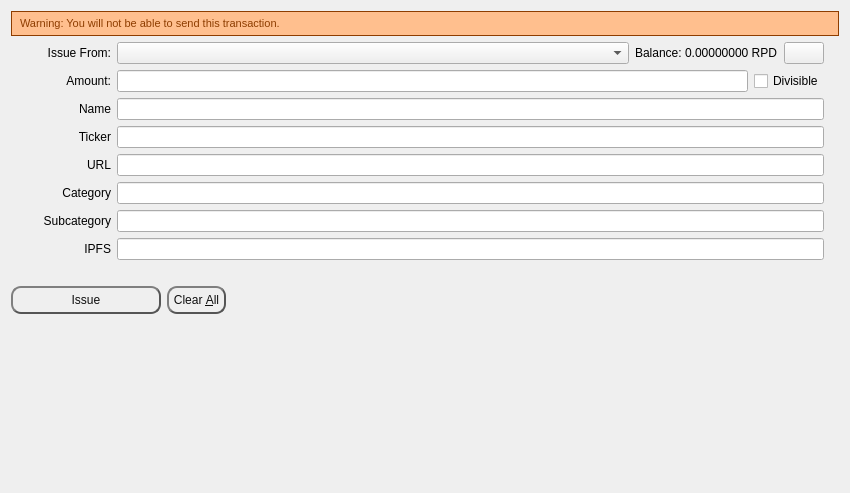
<?xml version="1.0" encoding="UTF-8"?>
<ui version="4.0">
 <class>CreateMPDialog</class>
 <widget class="QDialog" name="CreateMPDialog">
  <property name="geometry">
   <rect>
    <x>0</x>
    <y>0</y>
    <width>850</width>
    <height>493</height>
   </rect>
  </property>
  <property name="windowTitle">
   <string>Send Coins</string>
  </property>
  <property name="autoFillBackground">
   <bool>true</bool>
  </property>
  <layout class="QVBoxLayout" name="verticalLayout" stretch="0,0,0,0">
   <property name="bottomMargin">
    <number>8</number>
   </property>
   <item>
    <layout class="QVBoxLayout" name="verticalLayout_3">
     <item>
      <widget class="QLabel" name="feeWarningLabel">
       <property name="font">
        <font>
         <pointsize>8</pointsize>
        </font>
       </property>
       <property name="styleSheet">
        <string notr="true">QLabel { 
    border: 1px solid rgb(142,61,0);padding:5px 5px 5px 5px;background-repeat: no-repeat;background-position: 10px center;color: #133959;background-color: rgb(255,191,142); color:rgb(142,61,0);} </string>
       </property>
       <property name="text">
        <string>Warning: You will not be able to send this transaction.</string>
       </property>
       <property name="alignment">
        <set>Qt::AlignLeading|Qt::AlignLeft|Qt::AlignVCenter</set>
       </property>
      </widget>
     </item>
     <item>
      <layout class="QVBoxLayout" name="verticalLayout_2">
       <property name="leftMargin">
        <number>0</number>
       </property>
       <property name="topMargin">
        <number>0</number>
       </property>
       <property name="rightMargin">
        <number>0</number>
       </property>
       <property name="bottomMargin">
        <number>0</number>
       </property>
       <item>
        <layout class="QHBoxLayout" name="FromHLayout">
         <item>
          <widget class="QLabel" name="sendFromLabel">
           <property name="sizePolicy">
            <sizepolicy hsizetype="Fixed" vsizetype="Fixed">
             <horstretch>0</horstretch>
             <verstretch>0</verstretch>
            </sizepolicy>
           </property>
           <property name="minimumSize">
            <size>
             <width>100</width>
             <height>0</height>
            </size>
           </property>
           <property name="text">
            <string>Issue From:</string>
           </property>
           <property name="alignment">
            <set>Qt::AlignRight|Qt::AlignTrailing|Qt::AlignVCenter</set>
           </property>
           <property name="margin">
            <number>8</number>
           </property>
          </widget>
         </item>
         <item>
          <widget class="QComboBox" name="sendFromComboBox">
           <property name="sizePolicy">
            <sizepolicy hsizetype="Expanding" vsizetype="Fixed">
             <horstretch>0</horstretch>
             <verstretch>0</verstretch>
            </sizepolicy>
           </property>
          </widget>
         </item>
         <item>
          <widget class="QLabel" name="balanceLabel">
           <property name="text">
            <string>Balance: 0.00000000 RPD</string>
           </property>
           <property name="margin">
            <number>8</number>
           </property>
          </widget>
         </item>
         <item>
          <widget class="QPushButton" name="copyButton">
           <property name="text">
            <string/>
           </property>
          </widget>
         </item>
         <item>
          <spacer name="horizontalSpacer_2">
           <property name="orientation">
            <enum>Qt::Horizontal</enum>
           </property>
           <property name="sizeType">
            <enum>QSizePolicy::Fixed</enum>
           </property>
           <property name="sizeHint" stdset="0">
            <size>
             <width>15</width>
             <height>20</height>
            </size>
           </property>
          </spacer>
         </item>
        </layout>
       </item>
       <item>
        <layout class="QHBoxLayout" name="horizontalLayout_3">
         <property name="bottomMargin">
          <number>0</number>
         </property>
         <item>
          <widget class="QLabel" name="amountLabel">
           <property name="minimumSize">
            <size>
             <width>100</width>
             <height>0</height>
            </size>
           </property>
           <property name="text">
            <string>Amount:</string>
           </property>
           <property name="alignment">
            <set>Qt::AlignRight|Qt::AlignTrailing|Qt::AlignVCenter</set>
           </property>
           <property name="margin">
            <number>8</number>
           </property>
          </widget>
         </item>
         <item>
          <widget class="QLineEdit" name="amountLineEdit"/>
         </item>
         <item>
          <widget class="QCheckBox" name="divisibleCheckBox">
           <property name="text">
            <string>Divisible</string>
           </property>
          </widget>
         </item>
         <item>
          <spacer name="horizontalSpacer_5">
           <property name="orientation">
            <enum>Qt::Horizontal</enum>
           </property>
           <property name="sizeType">
            <enum>QSizePolicy::Fixed</enum>
           </property>
           <property name="sizeHint" stdset="0">
            <size>
             <width>15</width>
             <height>20</height>
            </size>
           </property>
          </spacer>
         </item>
        </layout>
       </item>
       <item>
        <layout class="QHBoxLayout" name="NameHLayout">
         <item>
          <widget class="QLabel" name="nameLabel">
           <property name="minimumSize">
            <size>
             <width>100</width>
             <height>0</height>
            </size>
           </property>
           <property name="layoutDirection">
            <enum>Qt::LeftToRight</enum>
           </property>
           <property name="text">
            <string>Name</string>
           </property>
           <property name="alignment">
            <set>Qt::AlignRight|Qt::AlignTrailing|Qt::AlignVCenter</set>
           </property>
           <property name="margin">
            <number>8</number>
           </property>
          </widget>
         </item>
         <item>
          <widget class="QLineEdit" name="nameLineEdit"/>
         </item>
         <item>
          <spacer name="horizontalSpacer_3">
           <property name="orientation">
            <enum>Qt::Horizontal</enum>
           </property>
           <property name="sizeType">
            <enum>QSizePolicy::Fixed</enum>
           </property>
           <property name="sizeHint" stdset="0">
            <size>
             <width>15</width>
             <height>20</height>
            </size>
           </property>
          </spacer>
         </item>
        </layout>
       </item>
       <item>
        <layout class="QHBoxLayout" name="TickerHLayout">
         <item>
          <widget class="QLabel" name="tickerLabel">
           <property name="minimumSize">
            <size>
             <width>100</width>
             <height>0</height>
            </size>
           </property>
           <property name="layoutDirection">
            <enum>Qt::LeftToRight</enum>
           </property>
           <property name="text">
            <string>Ticker</string>
           </property>
           <property name="alignment">
            <set>Qt::AlignRight|Qt::AlignTrailing|Qt::AlignVCenter</set>
           </property>
           <property name="margin">
            <number>8</number>
           </property>
          </widget>
         </item>
         <item>
          <widget class="QLineEdit" name="tickerLineEdit"/>
         </item>
         <item>
          <spacer name="horizontalSpacer_3">
           <property name="orientation">
            <enum>Qt::Horizontal</enum>
           </property>
           <property name="sizeType">
            <enum>QSizePolicy::Fixed</enum>
           </property>
           <property name="sizeHint" stdset="0">
            <size>
             <width>15</width>
             <height>20</height>
            </size>
           </property>
          </spacer>
         </item>
        </layout>
       </item>
       <item>
        <layout class="QHBoxLayout" name="URLHLayout">
         <item>
          <widget class="QLabel" name="urlLabel">
           <property name="minimumSize">
            <size>
             <width>100</width>
             <height>0</height>
            </size>
           </property>
           <property name="layoutDirection">
            <enum>Qt::LeftToRight</enum>
           </property>
           <property name="text">
            <string>URL</string>
           </property>
           <property name="alignment">
            <set>Qt::AlignRight|Qt::AlignTrailing|Qt::AlignVCenter</set>
           </property>
           <property name="margin">
            <number>8</number>
           </property>
          </widget>
         </item>
         <item>
          <widget class="QLineEdit" name="urlLineEdit"/>
         </item>
         <item>
          <spacer name="horizontalSpacer_3">
           <property name="orientation">
            <enum>Qt::Horizontal</enum>
           </property>
           <property name="sizeType">
            <enum>QSizePolicy::Fixed</enum>
           </property>
           <property name="sizeHint" stdset="0">
            <size>
             <width>15</width>
             <height>20</height>
            </size>
           </property>
          </spacer>
         </item>
        </layout>
       </item>
       <item>
        <layout class="QHBoxLayout" name="CategoryHLayout">
         <item>
          <widget class="QLabel" name="categoryLabel">
           <property name="minimumSize">
            <size>
             <width>100</width>
             <height>0</height>
            </size>
           </property>
           <property name="layoutDirection">
            <enum>Qt::LeftToRight</enum>
           </property>
           <property name="text">
            <string>Category</string>
           </property>
           <property name="alignment">
            <set>Qt::AlignRight|Qt::AlignTrailing|Qt::AlignVCenter</set>
           </property>
           <property name="margin">
            <number>8</number>
           </property>
          </widget>
         </item>
         <item>
          <widget class="QLineEdit" name="categoryLineEdit"/>
         </item>
         <item>
          <spacer name="horizontalSpacer_3">
           <property name="orientation">
            <enum>Qt::Horizontal</enum>
           </property>
           <property name="sizeType">
            <enum>QSizePolicy::Fixed</enum>
           </property>
           <property name="sizeHint" stdset="0">
            <size>
             <width>15</width>
             <height>20</height>
            </size>
           </property>
          </spacer>
         </item>
        </layout>
       </item>
       <item>
        <layout class="QHBoxLayout" name="SubcategoryHLayout">
         <item>
          <widget class="QLabel" name="subcategoryLabel">
           <property name="minimumSize">
            <size>
             <width>100</width>
             <height>0</height>
            </size>
           </property>
           <property name="layoutDirection">
            <enum>Qt::LeftToRight</enum>
           </property>
           <property name="text">
            <string>Subcategory</string>
           </property>
           <property name="alignment">
            <set>Qt::AlignRight|Qt::AlignTrailing|Qt::AlignVCenter</set>
           </property>
           <property name="margin">
            <number>8</number>
           </property>
          </widget>
         </item>
         <item>
          <widget class="QLineEdit" name="subcategoryLineEdit"/>
         </item>
         <item>
          <spacer name="horizontalSpacer_3">
           <property name="orientation">
            <enum>Qt::Horizontal</enum>
           </property>
           <property name="sizeType">
            <enum>QSizePolicy::Fixed</enum>
           </property>
           <property name="sizeHint" stdset="0">
            <size>
             <width>15</width>
             <height>20</height>
            </size>
           </property>
          </spacer>
         </item>
        </layout>
       </item>
       <item>
        <layout class="QHBoxLayout" name="IPFSHLayout">
         <item>
          <widget class="QLabel" name="ipfsLabel">
           <property name="minimumSize">
            <size>
             <width>100</width>
             <height>0</height>
            </size>
           </property>
           <property name="layoutDirection">
            <enum>Qt::LeftToRight</enum>
           </property>
           <property name="text">
            <string>IPFS</string>
           </property>
           <property name="alignment">
            <set>Qt::AlignRight|Qt::AlignTrailing|Qt::AlignVCenter</set>
           </property>
           <property name="margin">
            <number>8</number>
           </property>
          </widget>
         </item>
         <item>
          <widget class="QLineEdit" name="ipfsLineEdit"/>
         </item>
         <item>
          <spacer name="horizontalSpacer_3">
           <property name="orientation">
            <enum>Qt::Horizontal</enum>
           </property>
           <property name="sizeType">
            <enum>QSizePolicy::Fixed</enum>
           </property>
           <property name="sizeHint" stdset="0">
            <size>
             <width>15</width>
             <height>20</height>
            </size>
           </property>
          </spacer>
         </item>
        </layout>
       </item>
      </layout>
     </item>
    </layout>
   </item>
   <item>
    <spacer name="verticalSpacer_2">
     <property name="orientation">
      <enum>Qt::Vertical</enum>
     </property>
     <property name="sizeType">
      <enum>QSizePolicy::Fixed</enum>
     </property>
     <property name="sizeHint" stdset="0">
      <size>
       <width>20</width>
       <height>20</height>
      </size>
     </property>
    </spacer>
   </item>
   <item>
    <layout class="QHBoxLayout" name="horizontalLayout">
     <item>
      <widget class="QPushButton" name="sendButton">
       <property name="minimumSize">
        <size>
         <width>150</width>
         <height>0</height>
        </size>
       </property>
       <property name="toolTip">
        <string>Confirm the send action</string>
       </property>
       <property name="styleSheet">
        <string notr="true">QPushButton {
color: #0F0F0F;
border: 2px solid #555;
border-radius: 10px;
border-style: outset;
background: qradialgradient(
cx: 0.3, cy: -0.4, fx: 0.3, fy: -0.4,
radius: 1.35, stop: 0 #d1d5db, stop: 1 #d1d5db
);
padding: 5px;
}

QPushButton:hover {
background: qradialgradient(
cx: 0.3, cy: -0.4, fx: 0.3, fy: -0.4,
radius: 1.35, stop: 0 #d1d5db, stop: 1 #d1d5db
);
}</string>
       </property>
       <property name="text">
        <string>Issue</string>
       </property>
       <property name="icon">
        <iconset>
         <normaloff>:/icons/send</normaloff>:/icons/send</iconset>
       </property>
       <property name="default">
        <bool>true</bool>
       </property>
      </widget>
     </item>
     <item>
      <widget class="QPushButton" name="clearButton">
       <property name="sizePolicy">
        <sizepolicy hsizetype="Minimum" vsizetype="Fixed">
         <horstretch>0</horstretch>
         <verstretch>0</verstretch>
        </sizepolicy>
       </property>
       <property name="toolTip">
        <string>Clear all fields of the form.</string>
       </property>
       <property name="styleSheet">
        <string notr="true">QPushButton {
color: #0F0F0F;
border: 2px solid #555;
border-radius: 10px;
border-style: outset;
background: qradialgradient(
cx: 0.3, cy: -0.4, fx: 0.3, fy: -0.4,
radius: 1.35, stop: 0 #d1d5db, stop: 1 #d1d5db
);
padding: 5px;
}

QPushButton:hover {
background: qradialgradient(
cx: 0.3, cy: -0.4, fx: 0.3, fy: -0.4,
radius: 1.35, stop: 0 #d1d5db, stop: 1 #d1d5db
);
}</string>
       </property>
       <property name="text">
        <string>Clear &amp;All</string>
       </property>
       <property name="icon">
        <iconset>
         <normaloff>:/icons/remove</normaloff>:/icons/remove</iconset>
       </property>
       <property name="autoRepeatDelay">
        <number>300</number>
       </property>
       <property name="autoDefault">
        <bool>false</bool>
       </property>
      </widget>
     </item>
     <item>
      <spacer name="horizontalSpacer">
       <property name="orientation">
        <enum>Qt::Horizontal</enum>
       </property>
       <property name="sizeHint" stdset="0">
        <size>
         <width>40</width>
         <height>20</height>
        </size>
       </property>
      </spacer>
     </item>
    </layout>
   </item>
   <item>
    <spacer name="verticalSpacer">
     <property name="orientation">
      <enum>Qt::Vertical</enum>
     </property>
     <property name="sizeType">
      <enum>QSizePolicy::Expanding</enum>
     </property>
     <property name="sizeHint" stdset="0">
      <size>
       <width>20</width>
       <height>40</height>
      </size>
     </property>
    </spacer>
   </item>
  </layout>
 </widget>
 <resources>
  <include location="../bitcoin.qrc"/>
 </resources>
 <connections/>
</ui>
